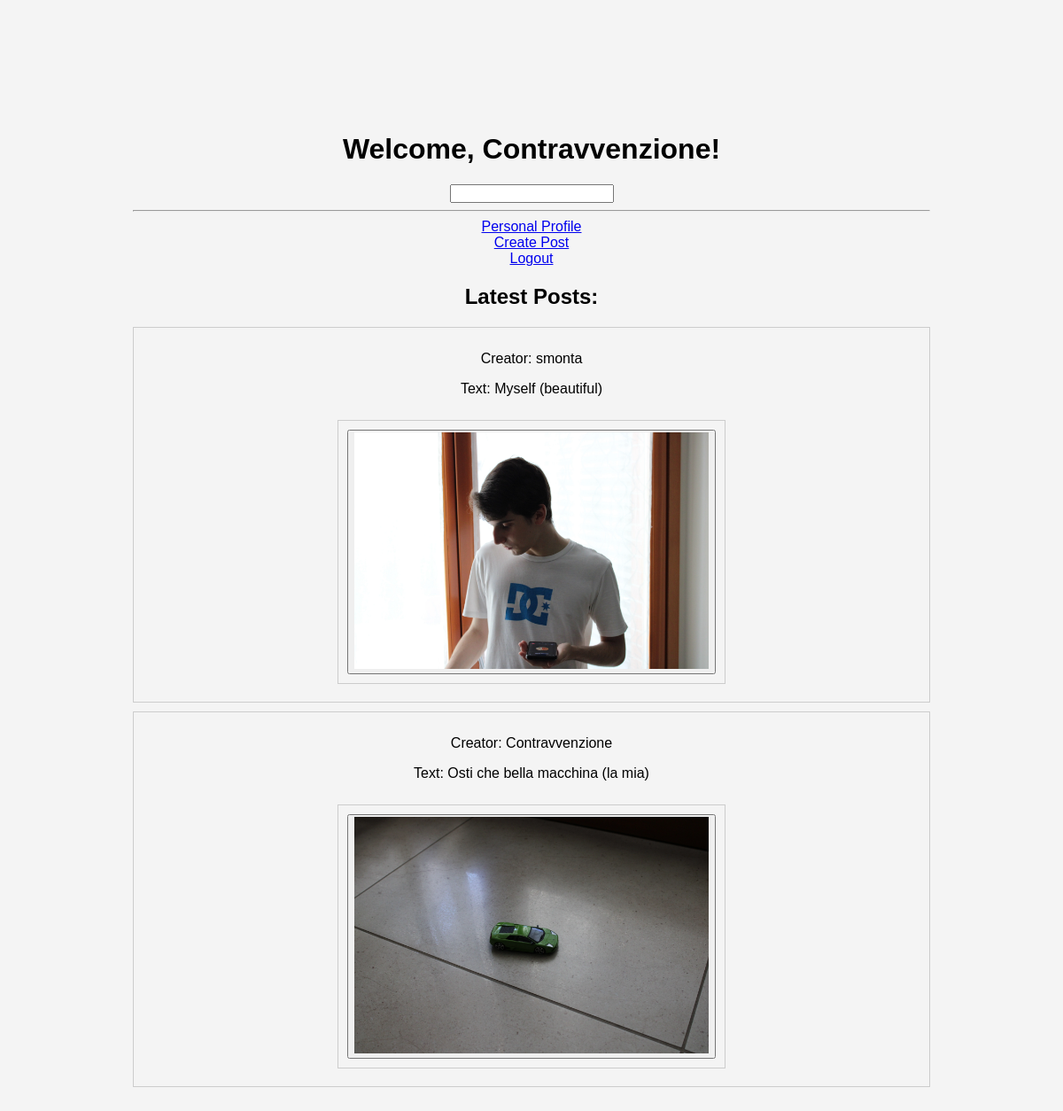
The page /fotorum/home.php (signed in) on the database its author committed.
### tables this page shows
CREATE TABLE `post` (
  `id` int(11) NOT NULL,
  `photo` varchar(255) DEFAULT NULL,
  `original_photo` varchar(255) DEFAULT NULL,
  `file` varchar(255) DEFAULT NULL,
  `text` text NOT NULL,
  `account_id` int(11) DEFAULT NULL
);

CREATE TABLE `account` (
  `id` int(11) NOT NULL,
  `name` varchar(42) DEFAULT NULL,
  `surname` varchar(26) DEFAULT NULL,
  `nickname` varchar(255) DEFAULT NULL CHECK (octet_length(`nickname`) >= 4),
  `email` varchar(255) DEFAULT NULL,
  `password` varchar(128) DEFAULT NULL,
  `salt` varchar(255) DEFAULT NULL,
  `dateBorn` date DEFAULT NULL,
  `sex` int(11) DEFAULT NULL,
  `pronoun` int(11) DEFAULT NULL,
  `location` varchar(255) DEFAULT NULL,
  `work` varchar(255) DEFAULT NULL,
  `role` int(11) DEFAULT NULL,
  `photo` varchar(255) DEFAULT NULL,
  `verified` tinyint(1) DEFAULT 0
);

### fotorum/home.php (the view, shortened to what this page needs)
<?php
    $nickname = isset($_SESSION['nickname']) ? $_SESSION['nickname'] : $_COOKIE['email_or_nickname'];
    $nickname = htmlspecialchars($nickname);
?>
<!DOCTYPE html>
<html lang="en">
<head>
</head>
<body>
<h1>Welcome, <?php echo $nickname; ?>!</h1>
<?php
include 'connection.php';
$stmtPosts = $conn->prepare('SELECT Post.*, Account.nickname FROM Post INNER JOIN Account ON Post.account_id = Account.id ORDER BY Post.id DESC LIMIT 3');
$stmtPosts->execute();
$resultPosts = $stmtPosts->get_result();
$posts = $resultPosts->fetch_all(MYSQLI_ASSOC);
?>
<input type="text" id="searchTerm" oninput="debounce(search, 500)">
<hr>
<a href="pUtente.php">Personal Profile</a><br>
<a href="post.php">Create Post</a><br>
<a href="logout.php">Logout</a><br>
<div id="latestPosts">
    <?php
    if (empty($posts)) {
    } else {
        echo "<h2>Latest Posts:</h2>";
        foreach ($posts as $post) {
            echo "<div class='post'>";
            echo "<p>Creator: " . htmlspecialchars($post['nickname'], ENT_QUOTES, 'UTF-8') . "</p>";
            echo "<p>Text: " . htmlspecialchars($post['text'], ENT_QUOTES, 'UTF-8') . "</p>";
            echo "<form method='POST' action='vPpost.php' class='post'>";
            if (!empty($post['photo'])) {
                echo "<button type='submit'>";
                echo "<img class='post-photo' src='" . htmlspecialchars($post['photo'], ENT_QUOTES, 'UTF-8') . "' alt='Post Photo'>";
                echo "</button>";
            }
            echo "</form>";
            echo "</div>";
        }
    }
    ?>
</div>
</body>
</html>

### fotorum/home.php (style rules this page uses)
body { font-family: sans-serif; background-color: #f4f4f4; text-align: center; margin: 150px; }
form { display: inline-block; text-align: left; }
.post { border: 1px solid #ccc; padding: 10px; margin: 10px 0; }
.post-photo { max-width: 400px; max-height: 300px; width: auto; height: auto; }

### rows shown on the page
post: account.nickname "smonta", text "Myself (beautiful)", photo (picture)
post: account.nickname "Contravvenzione", text "Osti che bella macchina (la mia)", photo (picture)

### other values the page prints
$nickname "Contravvenzione"
